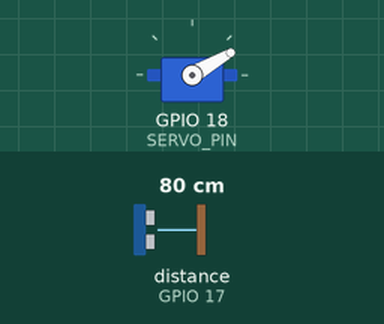
Simulated run of this program. Board: ESP32. Shown: servo. Wiring (from diagram.json): ultrasonic range finder: trigger GPIO 5; echo GPIO 17. Inputs (shaded band) come from the test bench; at power-on: distance to the obstacle (sensor on GPIO 17) 80 cm. The echo pulse lasts 58.3 µs per cm; WiFi joins after 1.5 s; servers stay silent unless stated; uploads are accepted with an empty reply; what the program prints to the serial monitor is not drawn.

Above: at 2.2 s.
At 13.3 s:
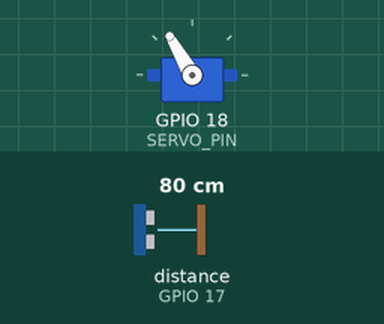
At 26.2 s:
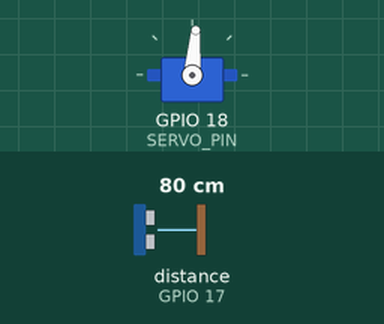
At 39.1 s:
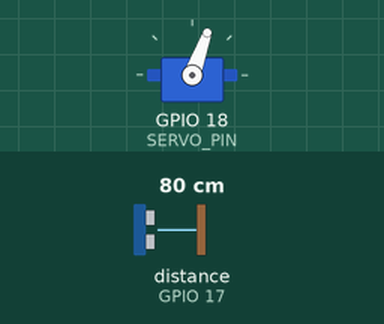
Timing chart, 0 to 40.0 s (numbered marks = the images above):
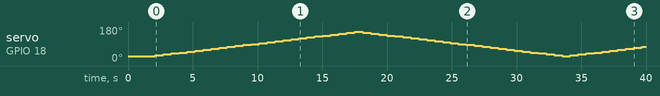

Measured:
- by itself, servo on GPIO 18 (SERVO_PIN): 25° → 30° at 2.1 s, → 35° 0.62 s later, → 40° 0.62 s later, → 45° 0.62 s later, … (62 changes in this stretch)

The program:

main.cpp
```cpp
#include <Arduino.h>
#include <WiFi.h>
#include <HTTPClient.h>
#include <ESP32Servo.h>

// Wokwi Private IoT Gateway resolves this address to the computer running VS Code.
// The same JSON contract is used by the physical Uno R4 WiFi later.
constexpr char WIFI_SSID[] = "Wokwi-GUEST";
constexpr char WIFI_PASSWORD[] = "";
constexpr char TELEMETRY_URL[] = "http://host.wokwi.internal:8000/api/telemetry";

constexpr uint8_t TRIG_PIN = 5;
constexpr uint8_t ECHO_PIN = 17;
constexpr uint8_t SERVO_PIN = 18;

Servo scanner;
int angle = 25;
int step = 5;
float sonarLeft = NAN;
float sonarFront = NAN;
float sonarRight = NAN;

float measureDistanceCm() {
  digitalWrite(TRIG_PIN, LOW);
  delayMicroseconds(2);
  digitalWrite(TRIG_PIN, HIGH);
  delayMicroseconds(10);
  digitalWrite(TRIG_PIN, LOW);

  const unsigned long duration = pulseIn(ECHO_PIN, HIGH, 30000);
  if (duration == 0) return 400.0;
  return min(400.0f, duration * 0.0343f / 2.0f);
}

void connectWifi() {
  WiFi.mode(WIFI_STA);
  WiFi.begin(WIFI_SSID, WIFI_PASSWORD);
  Serial.print("Connecting to Wokwi WiFi");
  while (WiFi.status() != WL_CONNECTED) {
    delay(300);
    Serial.print('.');
  }
  Serial.println(" connected");
}

String jsonNumberOrNull(float value) {
  return isnan(value) ? "null" : String(value, 1);
}

void sendTelemetry(float distance) {
  if (WiFi.status() != WL_CONNECTED) return;

  // `scan` is one real sonar return: servo angle relative to rover centre + distance.
  // The backend converts it into a point in the global map.
  const int relativeAngle = angle - 90;
  const String payload =
      "{\"source\":\"wokwi-esp32\",\"mode\":\"SCANNING\",\"heading\":0,\"position\":{\"x\":0,\"y\":0},"
      "\"sonar\":{\"left\":" + jsonNumberOrNull(sonarLeft) +
      ",\"front\":" + jsonNumberOrNull(sonarFront) +
      ",\"right\":" + jsonNumberOrNull(sonarRight) + "},"
      "\"scan\":{\"relative_angle\":" + String(relativeAngle) +
      ",\"distance_cm\":" + String(distance, 1) + "}}";

  HTTPClient http;
  http.begin(TELEMETRY_URL);
  http.addHeader("Content-Type", "application/json");
  const int status = http.POST(payload);
  Serial.printf("POST %d  %s\n", status, payload.c_str());
  http.end();
}

void setup() {
  Serial.begin(115200);
  pinMode(TRIG_PIN, OUTPUT);
  pinMode(ECHO_PIN, INPUT);
  scanner.attach(SERVO_PIN);
  scanner.write(angle);
  connectWifi();
}

void loop() {
  scanner.write(angle);
  delay(220); // Give the servo enough time to reach the next ray.
  const float distance = measureDistanceCm();
  if (angle < 65) sonarLeft = distance;
  else if (angle > 115) sonarRight = distance;
  else sonarFront = distance;
  sendTelemetry(distance);

  angle += step;
  if (angle >= 155 || angle <= 25) step = -step;
  delay(180);
}
```
